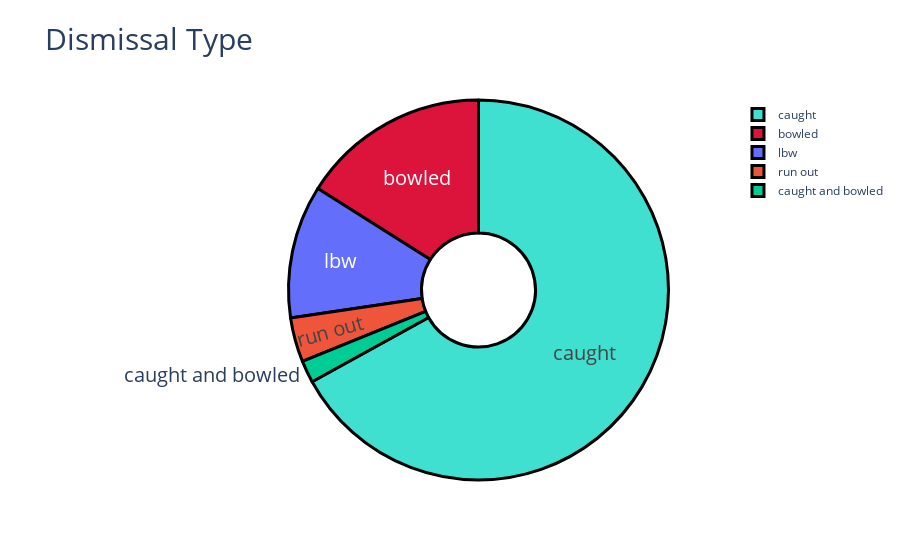

Source (notebook cell):
### Markdown cell above
# 4.3 Non-Striker Analysis

### Code cell
Batting_Targets['name'] = Batting_Targets.index
widgets.interact(Non_Striker_Analysis, Batter = Batting_Targets['name'])

### Figure 1 — Plotly figure (JSON) as saved in the notebook; plotly's stock layout.template omitted (floating-point values rounded to 4 significant figures)
{"data": [{"hole": 0.3, "hoverinfo": "label+percent", "labels": ["caught", "bowled", "lbw", "run out", "caught and bowled"], "marker": {"colors": ["turquoise", "crimson"], "line": {"color": "#000000", "width": 3}}, "textfont": {"size": 20}, "textinfo": "label", "type": "pie", "values": [71, 17, 12, 4, 2]}], "layout": {"title": {"font": {"size": 30}, "text": "Dismissal Type"}}}
